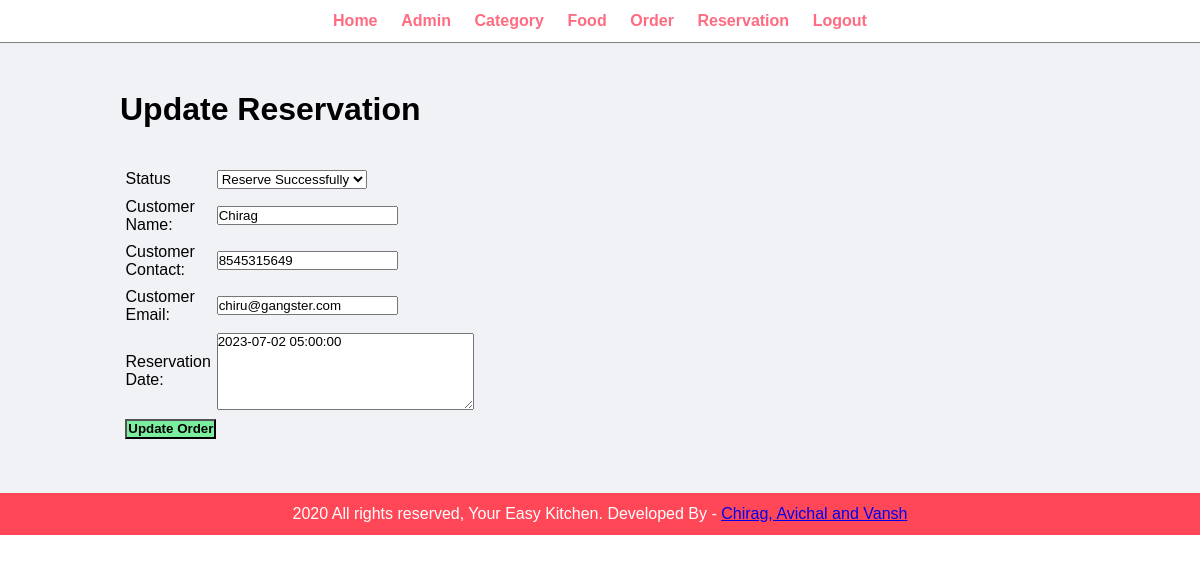
Screenshot of /admin/update-reservation.php?id=3 (signed in) with the database file from the repository.
### tables this page shows
CREATE TABLE `reservations` (
  `id` int(10) UNSIGNED NOT NULL,
  `order_date` datetime NOT NULL,
  `status` varchar(50) NOT NULL,
  `customer_name` varchar(150) NOT NULL,
  `customer_contact` varchar(20) NOT NULL,
  `customer_email` varchar(150) NOT NULL,
  `reservation_date` datetime NOT NULL
);

### admin/update-reservation.php (the view, shortened to what this page needs)
<?php include('partials/menu.php'); ?>
<div class="main-content">
    <div class="wrapper">
        <h1>Update Reservation</h1>
        <br><br>
        <?php
            if(isset($_GET['id']))
            {
                $id=$_GET['id'];
                $sql = "SELECT * FROM reservations WHERE id=$id";
                $res = mysqli_query($conn, $sql);
                $count = mysqli_num_rows($res);
                if($count==1)
                {
                    $row=mysqli_fetch_assoc($res);
                    $status = $row['status'];
                    $customer_name = $row['customer_name'];
                    $customer_contact = $row['customer_contact'];
                    $customer_email = $row['customer_email'];
                    $reservation_date= $row['reservation_date'];
                }
                else
                {
                    header('location:'.SITEURL.'admin/manage-reservation.php');
                }
            }
            else
            {
                header('location:'.SITEURL.'admin/manage-reservation.php');
            }
        ?>
        <form action="" method="POST">
            <table class="tbl-30">
                <tr>
                    <td>Status</td>
                    <td>
                        <select name="status">
                            <option <?php if($status=="Reserve Successfully"){echo "selected";} ?> value="Reserve Successfully">Reserve Successfully</option>
                        </select>
                    </td>
                </tr>
                <tr>
                    <td>Customer Name: </td>
                    <td>
                        <input type="text" name="customer_name" value="<?php echo $customer_name; ?>">
                    </td>
                </tr>
                <tr>
                    <td>Customer Contact: </td>
                    <td>
                        <input type="text" name="customer_contact" value="<?php echo $customer_contact; ?>">
                    </td>
                </tr>
                <tr>
                    <td>Customer Email: </td>
                    <td>
                        <input type="text" name="customer_email" value="<?php echo $customer_email; ?>">
                    </td>
                </tr>
                <tr>
                    <td>Reservation Date: </td>
                    <td>
                        <textarea name="reservation_date" cols="30" rows="5"><?php echo $reservation_date; ?></textarea>
                    </td>
                </tr>
                <tr>
                    <td clospan="2">
                        <input type="submit" name="submit" value="Update Order" class="btn-secondary">
                    </td>
                </tr>
            </table>
        </form>
    </div>
</div>
<?php include('partials/footer.php'); ?>

### css/admin.css (style rules this page uses)
* { margin: 0; padding: 0; font-family: Arial, Helvetica, sans-serif; }
.wrapper { padding: 1%; width: 80%; margin: 0 auto; }
.tbl-30 { width: 30%; }
table tr td { padding: 1%; }
.btn-secondary { background-color: #7bed9f; padding: 1%; color: black; text-decoration: none; font-weight: bold; }
.main-content { background-color: #f1f2f6; padding: 3% 0; }

### rows the page displays
reservations: status "Reserve Successfully", customer_name "Chirag", customer_contact "8545315649", customer_email "chiru@gangster.com", reservation_date "2023-07-02 05:00:00"
